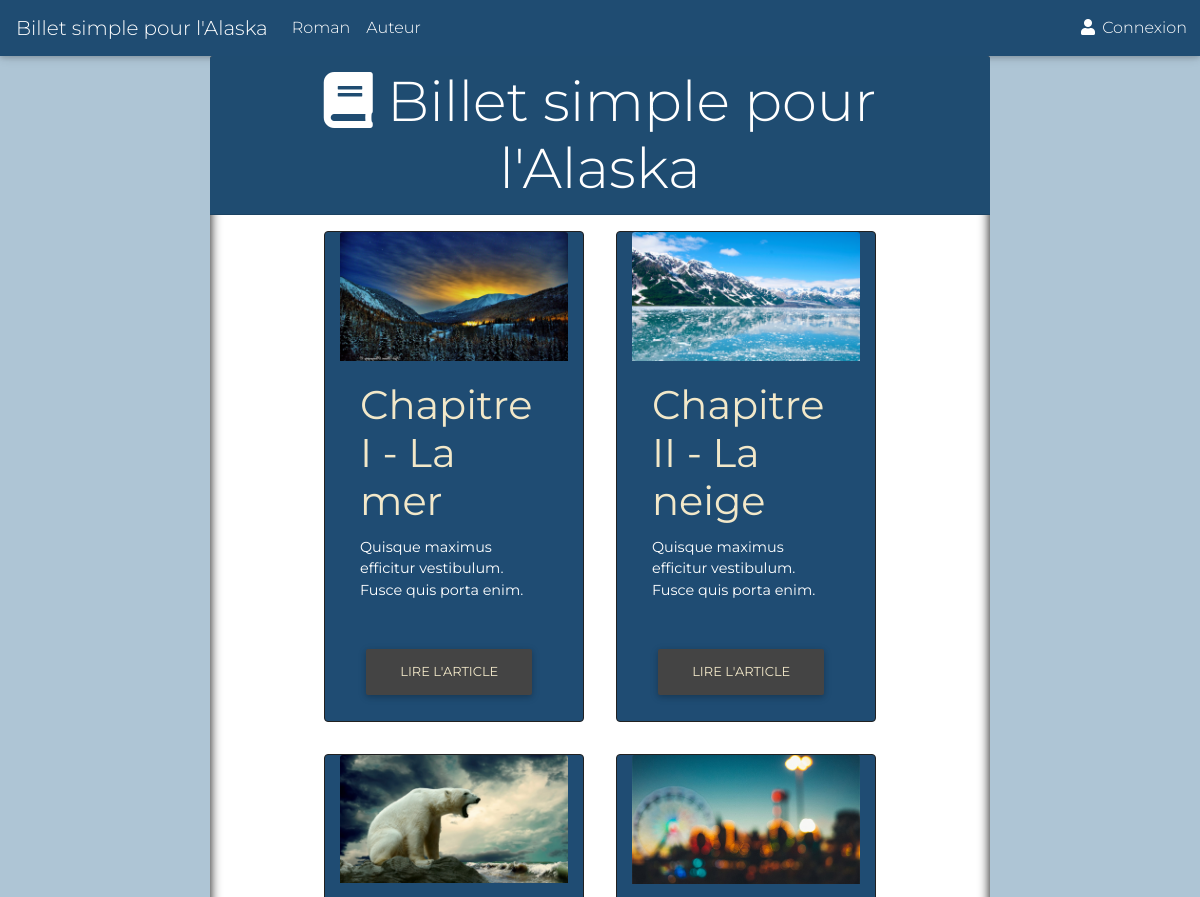
Before: / (upper part) with the older database file.
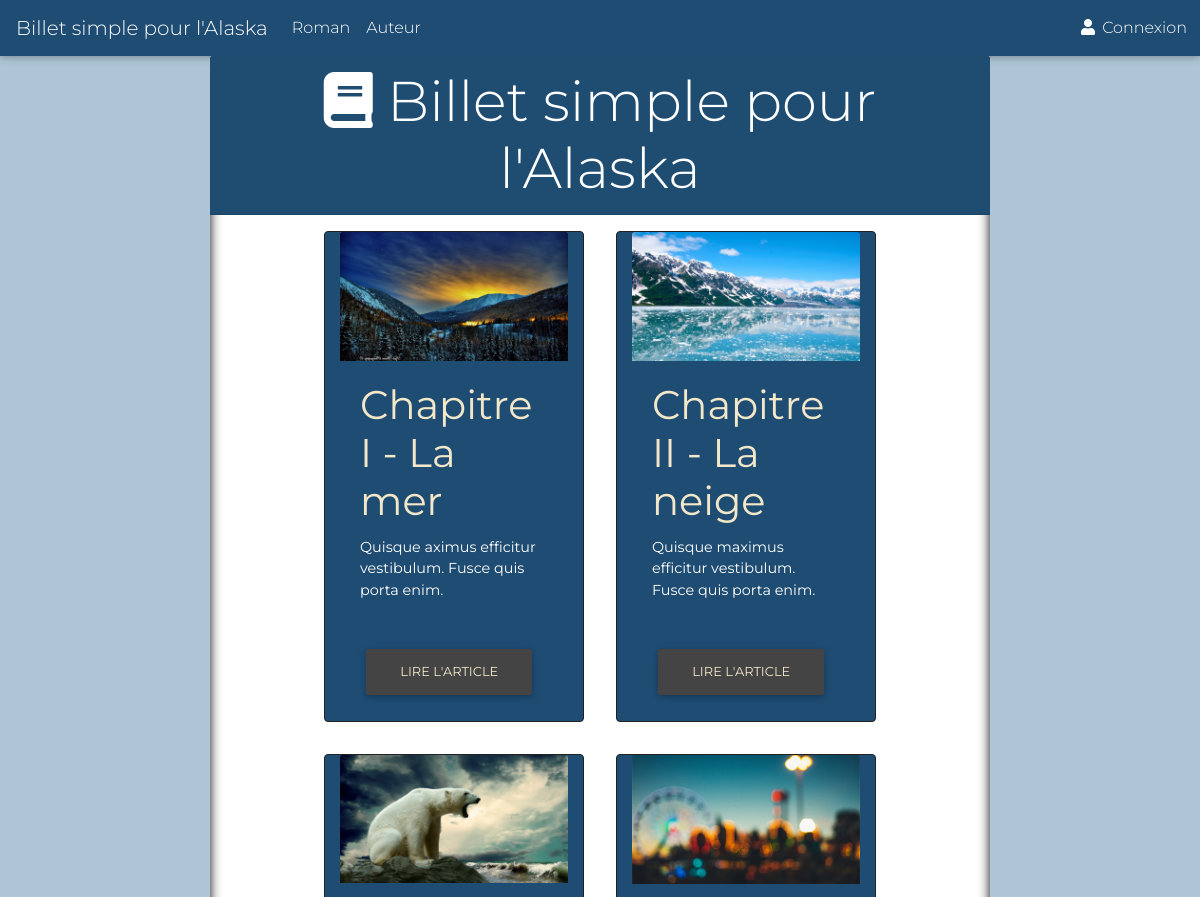
After: the same page with the newer database file.
### tables this page shows
CREATE TABLE IF NOT EXISTS `billets` (
  `id` int(11) NOT NULL AUTO_INCREMENT,
  `title` varchar(255) NOT NULL,
  `content` text NOT NULL,
  `picture` varchar(255) NOT NULL,
  `description` varchar(255) NOT NULL,
  PRIMARY KEY (`id`)
);

### controller/PostController.php (called while the page is built, shortened)
<?php
require_once('model/PostManager.php');
class PostController
{
	public function listPosts()
	{
		$postManager = new PostManager();
		$posts = $postManager->getPosts();
		require('view/indexView.php');
	}
}

### model/PostManager.php (called while the page is built, shortened)
<?php
class PostManager extends Manager
{
	public function getPosts()
	{
		$db = $this->dbConnect();
		$req = $db->query('SELECT * FROM billets ORDER BY ID ');
		return $req;
	}
}

### view/indexView.php (the view, shortened to what this page needs)
<div id="book" class="container jumbotron jumbotron-fluid col-lg-8 col-md-12 col-sm-12 col-xs-12 d-flex flex-wrap justify-content-center ">
    <h1 class="display-4 card-header col-12 text-center"> <i class="fas fa-book"></i>  Billet simple pour l'Alaska</h1>
    <?php
    while ($data = $posts->fetch())
    {
    ?>
        <article class="article card col-xl-4 col-lg-5 col-sm-8 border-dark">
            <img class="card-img-top" src="<?= $data['picture'] ?>" alt="Card image cap">
            <div class="card-body">
                <h1 class="card-title"><?= $data['title'] ?></h5>
                <p class="card-text desc-chapter white-text"><?= $data['description'] ?></p>
                <a href="index.php?action=post&amp;id=<?= $data['id'] ?>" class="btn btn-primary">Lire l'article</a>
            </div>
        </article>
    <?php
    }
    ?>
</div>
<?php $content = ob_get_clean(); ?>
<?php require('template.php'); ?>

### index.php (shortened to what this page needs)
<?php
require('controller/PostController.php');
$postController = new PostController();
$adminPostController = new AdminPostController();
$commentController = new CommentController();
$adminCommentController = new AdminCommentController();
$loginController = new LoginController();
try {
    if (isset($_GET['action'])) {
        if ($_GET['action'] == 'listPosts') {
            $postController->listPosts();
        }
        elseif ($_GET['action'] == 'post') {
            if (isset($_GET['id']) && $_GET['id'] > 0) {
                $postController->post();
            }
            else {
                throw new Exception('Aucun identifiant de billet envoyé');
            }
        }
        elseif ($_GET['action'] == 'addComment') {
            if (isset($_GET['id']) && $_GET['id'] > 0) {
                if (!empty($_POST['author']) && !empty($_POST['comment'])) {
                    $commentController->addComment($_GET['id'], $_POST['author'], $_POST['comment']);
                }
                else {
                    throw new Exception('Tous les champs ne sont pas remplis !');
                }
            }
            else {
                throw new Exception('Aucun identifiant de billet envoyé');
            }
        }
        elseif ($_GET['action'] == 'admin') {
            if (isset($_POST['email']) && isset($_POST['password'])) {
                if ($loginController->checkLogin($_POST['email'], $_POST['password']) == 'Access') {
                    $adminPostController->listPostsAdmin();
                }
            }
            elseif ($loginController->checkLogin($_SESSION['email'], $_SESSION['password']) == 'Access') {
                $adminPostController->listPostsAdmin();
            }
        }
        elseif ($_GET['action'] == 'newPost') {
            $adminPostController->newPost();
        }
        elseif ($_GET['action'] == 'addPost') {
            if (!empty($_POST['title']) && !empty($_POST['description']) && !empty($_POST['content'])) {
                $tmp_file = $_FILES['picture']['tmp_name'];
                $adminPostController->addPost($_POST['title'], $_POST['content'], $tmp_file, $_POST['description']);
            }else{
                    throw new Exception('Tous les champs ne sont pas remplis !');
            }
        }
        elseif ($_GET['action'] == 'delPost') {
            if ($loginController->checkLogin($_SESSION['email'], $_SESSION['password']) == 'Access') {
                $adminPostController->delPost($_GET['id']);
            } else {
                echo "Tu n'es pas autorisé à faire ça.";
            }
        }
        elseif ($_GET['action'] == 'editPost') {
            if ($loginController->checkLogin($_SESSION['email'], $_SESSION['password']) == 'Access') {
                $adminPostController->editPost($_GET['id']);
            } else {
                echo "Tu n'es pas autorisé à faire ça.";
            }
        }
        elseif ($_GET['action'] == 'updatePost') {
            if ($loginController->checkLogin($_SESSION['email'], $_SESSION['password']) == 'Access') {
                $adminPostController->updatePost($_GET['id'], $_POST['title'], $_POST['content'], $_FILES['picture']['tmp_name'], $_POST['description']);
            } else {
                echo "Tu n'es pas autorisé à faire ça.";
            }
        }
        elseif ($_GET['action'] == 'listComment') {
            if ($loginController->checkLogin($_SESSION['email'], $_SESSION['password']) == 'Access') {
                $adminCommentController->listComment();
            } else {
                echo "Tu n'es pas autorisé à faire ça.";
            }
        }
        elseif ($_GET['action'] == 'reportedComment') {
            if ($loginController->checkLogin($_SESSION['email'], $_SESSION['password']) == 'Access') {
                $adminCommentController->listComment();
            } else {
                echo "Tu n'es pas autorisé à faire ça.";
            }
        }
        elseif ($_GET['action'] == 'delComment') {
            if ($loginController->checkLogin($_SESSION['email'], $_SESSION['password']) == 'Access') {
                $adminCommentController->delComment($_GET['id']);
            } else {
                echo "Tu n'es pas autorisé à faire ça.";
            }
        }
        elseif ($_GET['action'] == 'revokeComment') {
            if ($loginController->checkLogin($_SESSION['email'], $_SESSION['password']) == 'Access') {
                $adminCommentController->revokeComment($_GET['id']);
            } else {
                echo "Tu n'es pas autorisé à faire ça.";
            }
        }
        elseif ($_GET['action'] == 'reportComment') {
            $commentController->reportComment($_GET['id'], $_GET['p_id']);
        }
    }
    else {
    	$postController->listPosts();
    }
}
catch(Exception $e) {
    echo 'Erreur : ' . $e->getMessage();
}

### view/template.php (shortened to what this page needs)
<!DOCTYPE html>
<html>
   <head>
      <link rel="stylesheet" type="text/css" href="public/css/bootstrap.min.css">
      <link rel="stylesheet" type="text/css" href="public/css/mdb.min.css">
      <link rel="stylesheet" type="text/css" href="public/css/style.css">
      <link rel="stylesheet" href="https://use.fontawesome.com/releases/v5.8.1/css/all.css">
   </head>
   <body>
      <div class="container-fluid">
         <header class="row">
            <nav class="navbar navbar-expand-lg navbar-dark col-12">
               <a class="navbar-brand d-none d-lg-block" href="">Billet simple pour l'Alaska</a>
               <ul class="navbar-nav mr-auto">
                  <li class="nav-item">
                     <a class="nav-link" href="index.php#book">
                     Roman
                     </a>
                  </li>
                  <li class="nav-item">
                     <a class="nav-link" href="index.php#author">
                     Auteur
                     </a>
                  </li>
                  <li class="nav-item connexion">
                     <?php
                        if (isset($_SESSION['email']) && isset($_SESSION['password'])) {
                           echo '<a class="nav-link" href="index.php?action=admin"><i class="fas fa-cogs"></i> Panneau d\'administration</a>';
                        } else {
                           echo '<a class="nav-link" href="#" data-toggle="modal" data-target="#modalLoginForm" > <i class="fas fa-user"></i> Connexion</a>';
                        }
                     ?>
                  </li>
                  </div>
         <?= $content ?>
   </body>
</html>

### public/css/style.css (style rules this page uses)
html { scroll-behavior: smooth; }
body { background-color: #aec5d5; font-family: 'Montserrat', sans-serif; }
.navbar { background-color: #1f4c72; }
.card-header { background-color: rgb(31, 76, 113); color: white; }
.connexion { position: absolute; right: 5px; }
.article { background-color: #1F4C73; color: #F2E8C9; margin: 16px; box-shadow: 1px 1px 8px black; }
.jumbotron-fluid { padding-top: 0; box-shadow: inset 0px 0px 12px black; margin-bottom: 0; background-color: white; }
.btn-primary { color: #f2e8c9!important; background-color: #444444!important; border-color: #636363!important; }
.desc-chapter { max-height: 90px; overflow: auto; min-height: 90px; }
a { color: white }

Changed rows visible on the page:
changed billets "Chapitre I - La mer": description "Quisque maximus efficitur vestibulum. Fusce quis porta enim." → "Quisque aximus efficitur vestibulum. Fusce quis porta enim."
